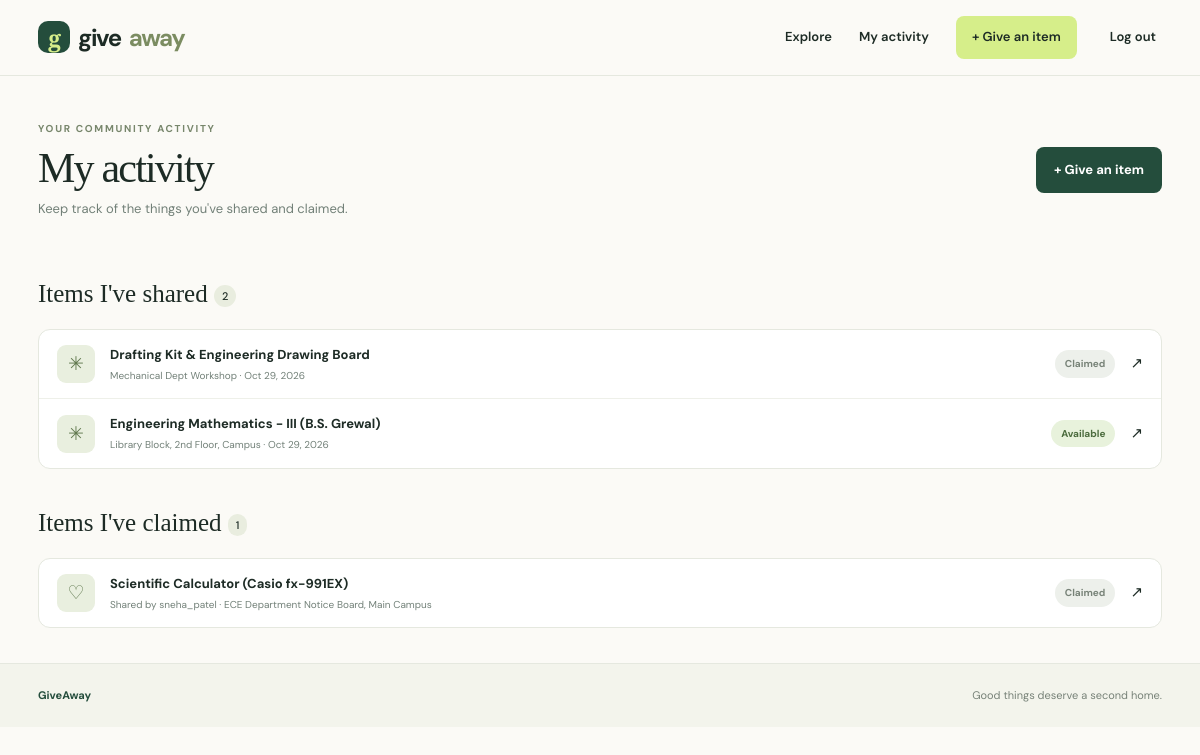
Screenshot of /giveaway/mine/ (signed in) with the database file from the repository.
### giveaways/models.py (models this page shows, shortened)
class GiveawayItem(models.Model):
    CATEGORIES = [
        ("Books", "Books"),
        ("Electronics", "Electronics"),
        ("Clothing", "Clothing"),
        ("Home", "Home & Kitchen"),
        ("Stationery", "Stationery"),
        ("Other", "Other"),
    ]
    STATUS_CHOICES = [
        ("available", "Available"),
        ("claimed", "Claimed"),
    ]
    title = models.CharField(max_length=100)
    description = models.TextField(max_length=800)
    category = models.CharField(max_length=20, choices=CATEGORIES, default="Other")
    location = models.CharField(max_length=120)
    contact_info = models.CharField(max_length=120, help_text="Email or preferred contact method")
    collection_deadline = models.DateField(null=True, blank=True)
    status = models.CharField(max_length=12, choices=STATUS_CHOICES, default="available")
    created_by = models.ForeignKey(settings.AUTH_USER_MODEL, on_delete=models.CASCADE, related_name="giveaway_items")
    claimed_by = models.ForeignKey(settings.AUTH_USER_MODEL, on_delete=models.SET_NULL, null=True, blank=True, related_name="claimed_items")
    created_at = models.DateTimeField(default=timezone.now)
    class Meta:
        ordering = ["-created_at"]

### giveaways/views.py (the view)
# urls.py: path("mine/", views.my_items, name="my_items"),
@login_required
def my_items(request):
    posted = GiveawayItem.objects.filter(created_by=request.user)
    claimed = GiveawayItem.objects.filter(claimed_by=request.user)
    return render(request, "giveaways/my_items.html", {"posted": posted, "claimed": claimed})

### giveaways/templates/giveaways/my_items.html (shortened to what this page needs)
{% extends "giveaways/base.html" %}
{% block content %}
<div class="my-header"><div><div class="eyebrow">YOUR COMMUNITY ACTIVITY</div><h1>My activity</h1><p>Keep track of the things you've shared and claimed.</p></div><a class="button button-dark" href="{% url 'create_item' %}">+ Give an item</a></div>
<section class="my-section"><h2>Items I've shared <span>{{ posted|length }}</span></h2><div class="simple-list">
{% for item in posted %}<a href="{% url 'item_detail' item.pk %}" class="simple-row"><span class="simple-icon">✳</span><span class="simple-main"><strong>{{ item.title }}</strong><small>{{ item.location }} · {{ item.created_at|date:"M j, Y" }}</small></span><span class="status status-{{ item.status }}">{{ item.get_status_display }}</span><span>↗</span></a>
{% empty %}<div class="empty-inline">You haven't shared anything yet. <a href="{% url 'create_item' %}">List your first item →</a></div>{% endfor %}
</div></section>
<section class="my-section"><h2>Items I've claimed <span>{{ claimed|length }}</span></h2><div class="simple-list">
{% for item in claimed %}<a href="{% url 'item_detail' item.pk %}" class="simple-row"><span class="simple-icon">♡</span><span class="simple-main"><strong>{{ item.title }}</strong><small>Shared by {{ item.created_by.username }} · {{ item.location }}</small></span><span class="status status-claimed">Claimed</span><span>↗</span></a>
{% empty %}<div class="empty-inline">You haven't claimed any items yet. <a href="{% url 'home' %}">Explore listings →</a></div>{% endfor %}
</div></section>
{% endblock %}

### static/giveaways/style.css (style rules this page uses)
:root { --ink:#1d2b25;--muted:#728078;--paper:#fbfaf6;--green:#244d3c;--lime:#d6ee8a;--line:#e5e8df;--coral:#f3a58d;--cream:#f2ead9;--white:#fff }
* { box-sizing:border-box }
html { scroll-behavior:smooth }
body { margin:0;background:var(--paper);color:var(--ink);font-family:'DM Sans',sans-serif;font-size:15px;line-height:1.55 }
a { color:inherit;text-decoration:none }
.eyebrow { font-size:10px;font-weight:700;letter-spacing:1.7px;color:#77866b;display:flex;align-items:center;gap:8px }
.hero h1,.section-heading h2,.form-intro h1,.detail-copy h1,.my-header h1,.auth-form-wrap h1 { font-family:'Playfair Display',serif;font-weight:500;letter-spacing:-1.8px;line-height:1.06 }
.button { border:0;cursor:pointer;display:inline-flex;align-items:center;justify-content:center;gap:22px;padding:13px 18px;border-radius:8px;font-size:13px;font-weight:700;transition:transform .15s,background .15s }
.button-dark { background:var(--green);color:white }
.form-intro h1,.my-header h1 { font-size:42px;margin:11px 0 }
.form-intro p,.my-header p { color:var(--muted);font-size:13px }
.status { display:inline-flex;align-items:center;gap:6px;font-size:10px;font-weight:700;padding:6px 10px;border-radius:20px }
.status-available { background:#e8f2dc;color:#4c6c3e }
.status-claimed { background:#edf0eb;color:#788378 }
.my-header { display:flex;justify-content:space-between;align-items:center;padding:45px 0 35px }
.my-header h1 { margin:9px 0 }
.my-header p { margin:0 }
.my-section { margin-bottom:35px }
.my-section h2 { font-family:'Playfair Display',serif;font-size:25px;font-weight:500;margin-bottom:15px }
.my-section h2 span { font-family:'DM Sans',sans-serif;font-size:11px;background:#e9eddf;padding:4px 8px;border-radius:15px;vertical-align:middle }
.simple-list { background:white;border:1px solid var(--line);border-radius:12px;overflow:hidden }
.simple-row { display:flex;align-items:center;gap:15px;padding:15px 18px;border-bottom:1px solid #eef0e9 }
.simple-row:last-child { border:0 }
.simple-icon { width:38px;height:38px;background:#e9efdf;border-radius:9px;display:grid;place-items:center;color:#61794f;font-size:19px }
.simple-main { display:flex;flex:1;flex-direction:column;gap:3px }
.simple-main strong { font-size:13px }
.simple-main small { font-size:10px;color:var(--muted) }

### rows the page displays
GiveawayItem: title "Drafting Kit & Engineering Drawing Board", location "Mechanical Dept Workshop", created_at "Oct 29, 2026", status "Claimed"
GiveawayItem: title "Engineering Mathematics - III (B.S. Grewal)", location "Library Block, 2nd Floor, Campus", created_at "Oct 29, 2026", status "Available"
GiveawayItem: title "Scientific Calculator (Casio fx-991EX)", created_by.username "sneha_patel", location "ECE Department Notice Board, Main Campus"

### other values shown
{{ posted|length }} "2"
{{ claimed|length }} "1"
